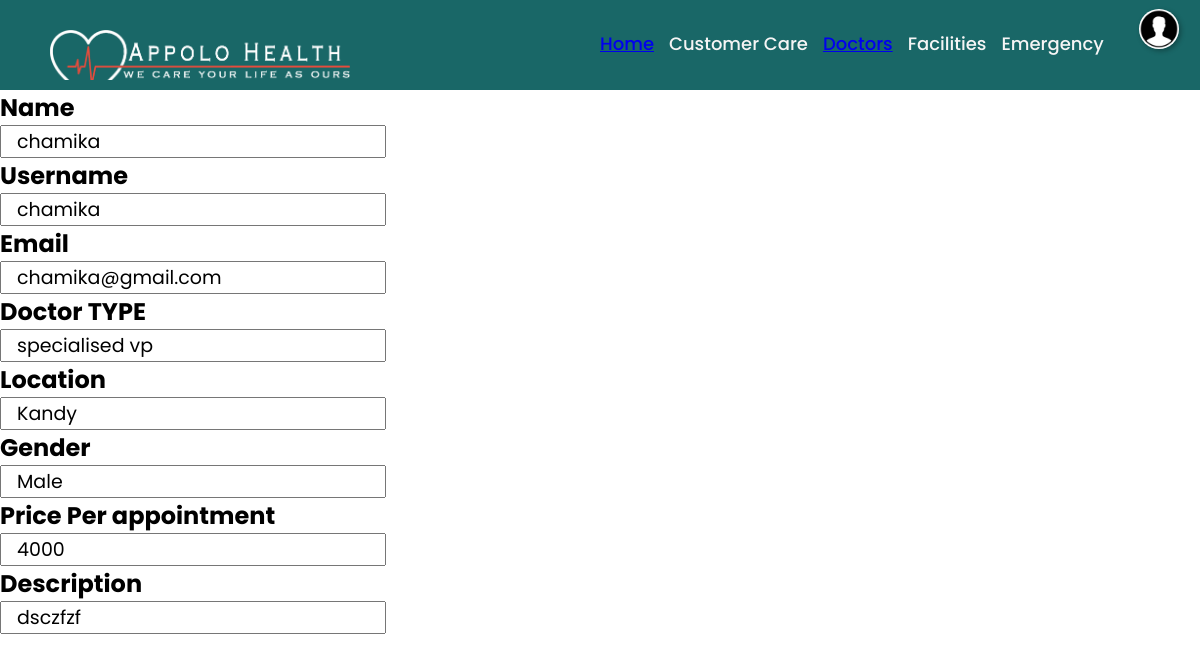
Page /neelaka/doctor_profile.php (signed in) on the committed database.
### tables this page shows
CREATE TABLE `doctor` (
  `d_id` int(11) NOT NULL,
  `username` varchar(255) NOT NULL,
  `email` varchar(255) NOT NULL,
  `password` varchar(255) NOT NULL,
  `d_name` varchar(255) NOT NULL,
  `doctor_type` varchar(255) NOT NULL,
  `location` varchar(255) NOT NULL,
  `gender` varchar(255) NOT NULL,
  `price_per_appointment` varchar(255) NOT NULL,
  `description` varchar(255) NOT NULL,
  `role` varchar(255) DEFAULT 'doctor'
);

### html/neelaka/doctor_profile.php (the view, shortened to what this page needs)
<?php
  include('db_conn.php');
  $username = $_SESSION['username'];
?>
<!DOCTYPE html>
<html>
  <link rel="stylesheet" type="text/css" href="../../css/neelaka/style 04.css">
<body>
   <?php include('header.php') ?>
  <?php
  if(empty($username))
  {
  }
  else
  {
    $sql = "SELECT * FROM doctor WHERE username='$username' ";
    $query_run = mysqli_query($conn,$sql);
    ?>
    <?php
        while ($rows = mysqli_fetch_assoc($query_run)) {?>
       <div class="container">
       <div class="user-details">
            <div class="input-box">
    <h2 class="details">Name</h2>
    <input type="text" name="d_name" placeholder="d_name" readonly="readonly" value="<?=$rows['d_name']?>" readonly ><br>
            </div>
            <div class="input-box">
    <h2 class="details">Username</h2>
    <input type="text" username="username" placeholder="username" readonly="readonly" value="<?=$rows['username']?>"><br>
            </div>
            <div class="input-box">
    <h2 class="details">Email</h2>
    <input type="text" email="email" placeholder="email" readonly="readonly" value="<?=$rows['email']?>"><br>
            </div>
            <div class="input-box">
    <h2 class="details">Doctor TYPE</h2>
    <input type="text" doctor_type="doctor_type" placeholder="doctor_type" readonly="readonly" value="<?=$rows['doctor_type']?>"><br>
            </div>
            <div class="input-box">
    <h2 class="details">Location</h2>
    <input type="text" location="location" placeholder="location" readonly="readonly" value="<?=$rows['location']?>"><br>
            </div>
            <div class="input-box">
    <h2 class="details">Gender</h2>
    <input type="text" gender="gender" placeholder="gender" readonly="readonly" value="<?=$rows['gender']?>"><br>
            </div>
            <div class="input-box">
    <h2 class="details">Price Per appointment</h2>
    <input type="text" 	price_per_appointment="	price_per_appointment" placeholder="price_per_appointment" readonly="readonly" value="<?=$rows['price_per_appointment']?>"><br>
            </div>
            <div class="input-box">
    <h2 class="details">Description</h2>
    <input type="text"description="description" placeholder="description" readonly="readonly" value="<?=$rows['description']?>"><br>
            </div>
        </div>
        </div>
        <?php }?>
    <?php }?>
</body>
</html>

### css/neelaka/style 04.css (style rules this page uses)
* { margin: 0; padding: 0; box-sizing: border-box; font-family: 'Poppins', sans-serif; }
.user-details .input-box input { padding-left: 15px; font-size: 19px; }

### rows in the picture
doctor: d_name "chamika", username "chamika", email "chamika@gmail.com", doctor_type "specialised vp", location "Kandy", gender "Male", price_per_appointment "4000", description "dsczfzf"
